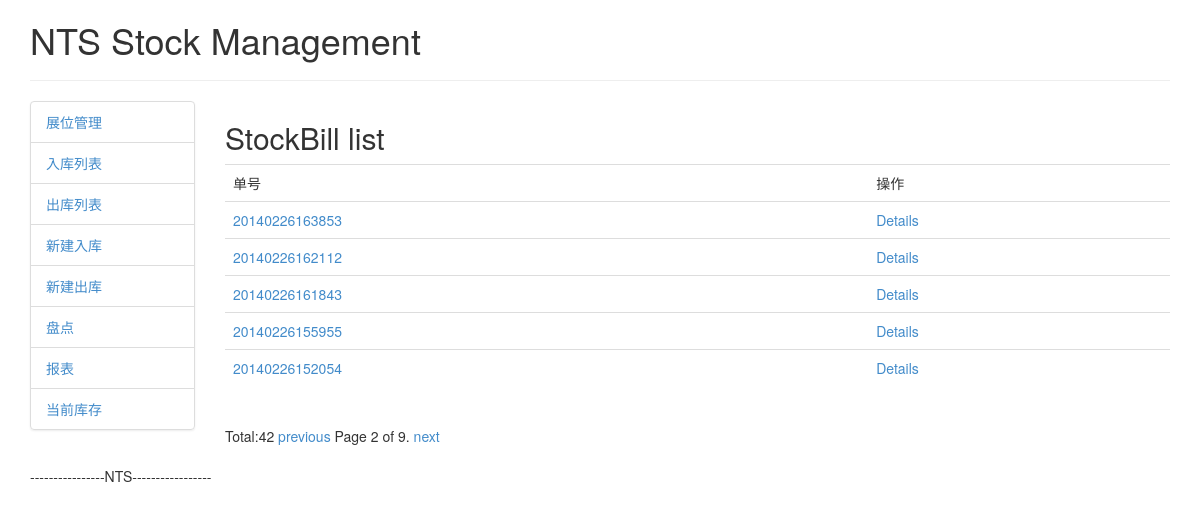
The app's page /stockmanage/stockbill/stockin/list/?page=2 with its own data.
### stockmanage/models.py (models this page shows, shortened)
class BillBase(models.Model):
    id=UUIDField(primary_key=True)#use uuid instead of autoincreament, to allow asigning an id to the object before saved into database
    BillNo=CharField(max_length=100,default=datetime.now().strftime('%Y%m%d%H%M%S'))
    BillTime=DateTimeField(auto_now_add=True)
    state_draft='draft' # saved for future change. not complete
    state_applied='applied'# appled for checking. can't change anymore
    state_checked='checked'# ok
    State_Choices=((state_draft,'draft'),(state_applied,'applied'),
                    (state_checked,'checked'))
    BillState=CharField(max_length=10,choices=State_Choices,default=state_draft)
    Creator=ForeignKey(User)
    StaffName=CharField(max_length=50,null=True,blank=True)
    Memo=CharField(max_length=1000,null=True,blank=True)

class StockBill(BillBase):
    BillType_Choices=(('in','stock in'),('out','stock out'))
    BillType=CharField(max_length=5, choices=BillType_Choices,default='in')
    Reason_Choices=(('in',
                         (
                          ('buy','buy'),
                          ('return','return back'),
                          ('inventory_profit','inventory profit'),
                          ('repaired','repaired'),
                          ('others','others')
                          )
                         ),
                        ('out',
                         (
                          ('sold','sold'),
                          ('borrowed','borrowed out'),
                          ('inventory_loss','inventory loss'),
                          ('damage','damage'),
                          ('others','others')
                          )
                         )
                        )
    BillReason=CharField(max_length=20,choices=Reason_Choices,default='buy')
    TotalAmount=DecimalField(max_digits=10,decimal_places=2,default=0)
    TotalKinds=IntegerField(default=0)

class BillBase(models.Model):
    id=UUIDField(primary_key=True)#use uuid instead of autoincreament, to allow asigning an id to the object before saved into database
    BillNo=CharField(max_length=100,default=datetime.now().strftime('%Y%m%d%H%M%S'))
    BillTime=DateTimeField(auto_now_add=True)
    state_draft='draft' # saved for future change. not complete
    state_applied='applied'# appled for checking. can't change anymore
    state_checked='checked'# ok
    State_Choices=((state_draft,'draft'),(state_applied,'applied'),
                    (state_checked,'checked'))
    BillState=CharField(max_length=10,choices=State_Choices,default=state_draft)
    Creator=ForeignKey(User)
    StaffName=CharField(max_length=50,null=True,blank=True)
    Memo=CharField(max_length=1000,null=True,blank=True)

### stockmanage/views.py (the view)
def stockbill_stockin_list(request):
    return stockbill_list(request,'in')

### stockmanage/views.py (called while the page is built)
def stockbill_list(request,type):
    stockbill_list=StockBill.objects.filter(BillType=type).order_by('-BillTime')
    paginator = Paginator(stockbill_list, 5) # Show 25 contacts per page
    page = request.GET.get('page')
    try:
        stockbill_list_page = paginator.page(page)
    except PageNotAnInteger:
        stockbill_list_page = paginator.page(1)
    except EmptyPage:
        stockbill_list_page = paginator.page(paginator.num_pages)
    return render(request,'stockmanage/stockbill.html',{'stockbill_list':stockbill_list_page,'paginator':paginator})

### stockmanage/templates/stockmanage/stockbill.html
{% extends "stockmanage/base.html" %}
{%block content_title%}
StockBill list
{%endblock%}
{%block content%}
{% if stockbill_list %}
<table class="table">
	<tr>
		<td>单号</td><td>操作</td>
	</tr>
	{%for stockbill in stockbill_list%}
	<tr>
		<td>{%ifequal stockbill.BillType 'in'%}
			<a href="{%url 'stockmanage:stockbill_stockin_edit' stockbill.id%}">{{stockbill.BillNo}} </a>
		 {%else%}
		 	<a href="{%url 'stockmanage:stockbill_stockout_edit' stockbill.id%}">{{stockbill.BillNo}} </a>
		{%endifequal%} </td><td><a href="{%url 'stockmanage:stockbill_update_detail' stockbill.id%}">Details</a></td>
	</tr>
	{%endfor%}
</table>
{%else%}
<p>
	No bill are availabel.
</p>
{%endif%}
<div class="pagination">
	<span>Total:{{paginator.count}} </span>
	<span class="step-links"> {% if stockbill_list.has_previous %} <a href="?page={{ stockbill_list.previous_page_number }}">previous</a> {% endif %} <span class="current"> Page {{ stockbill_list.number }} of {{ stockbill_list.paginator.num_pages }}. </span> {% if stockbill_list.has_next %} <a href="?page={{ stockbill_list.next_page_number }}">next</a> {% endif %} </span>
</div>
{%endblock%}

### stockmanage/static/stockmanage/blueprint/print.css (style rules this page uses)
body { line-height:1.5;font-family:"Helvetica Neue", Arial, Helvetica, sans-serif;color:#000;background:none;font-size:10pt; }
a:link, a:visited { background:transparent;font-weight:700;text-decoration:underline; }
a:link:after, a:visited:after { content:" (" attr(href) ")";font-size:90%; }

### records on screen
StockBill: BillNo "20140226163853"
StockBill: BillNo "20140226162112"
StockBill: BillNo "20140226161843"
StockBill: BillNo "20140226155955"
StockBill: BillNo "20140226152054"

### other values on screen
{{ paginator.count }} "42"
{{ stockbill_list.number }} "2"
{{ stockbill_list.paginator.num_pages }} "9"
